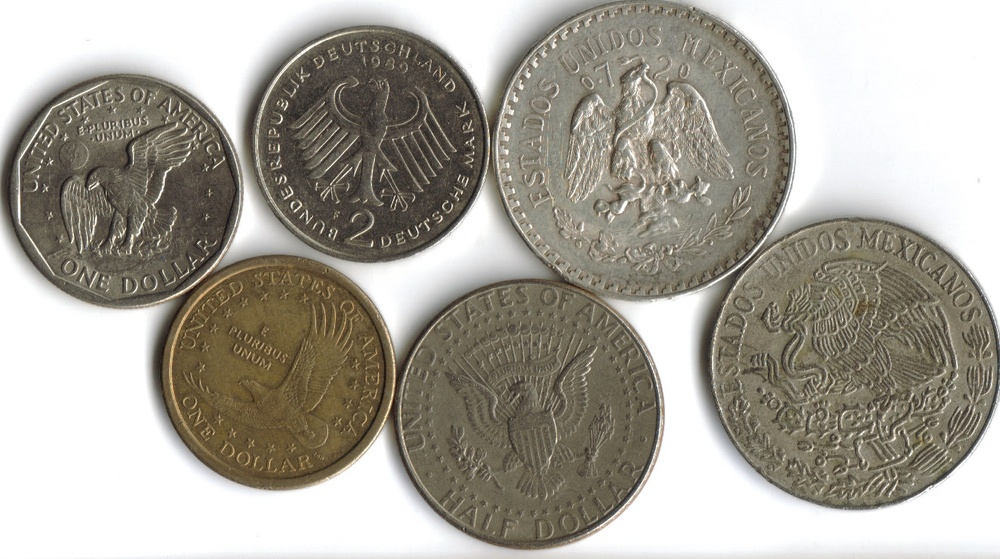
#> input picture image/coins.jpg, 1000 x 559 px, shrunk from 1323 x 740 before the run
$ python 'circle detection using HoughCircles.py'
#> lines starting #> are read from the running program, lines starting #| are printed output that depends on the picture; after the words box and inside, x2 and y2 are one past the last pixel; in counts of white or black regions, pixels touching at a corner belong together
import cv2
import numpy as np

#  Loading image
img = cv2.imread('image/coins.jpg', cv2.IMREAD_COLOR)
#> img is the input picture: shape (559, 1000, 3); mean B, G, R 152, 161.8, 166.2

# Converting image to grayscale
gray = cv2.cvtColor(img, cv2.COLOR_BGR2GRAY)
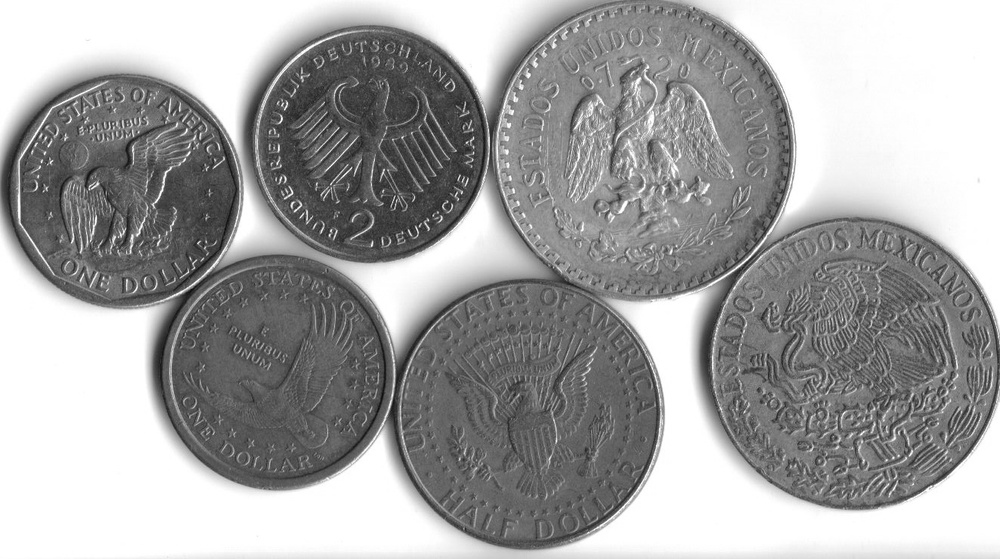
#> gray: shape (559, 1000); min 11, max 255, mean 161.9

# Applying hough transform
circles = cv2.HoughCircles(gray, cv2.HOUGH_GRADIENT, dp=1, minDist=300 , minRadius=130, maxRadius=300)
#> circles = [[853.5, 365.5, 144.2], [644.5, 148.5, 148.7], [390.5, 340.5, 203.7]]
# Acurracy can be obtained by changing minDist, minRadius,maxRadius parameter values.

# Drawing the detected circles
if circles is not None:
    circles = np.uint16(np.around(circles))
#> circles = [[854, 366, 144], [644, 148, 149], [390, 340, 204]]
    for i in circles[0, :]:
        # Draw outer circle
        cv2.circle(img, (i[0], i[1]), i[2], (0, 255, 0), 2)
        # Draw inner circle
        cv2.circle(img, (i[0], i[1]), 2, (0, 0, 255), 3)
#> this loop made 3 passes
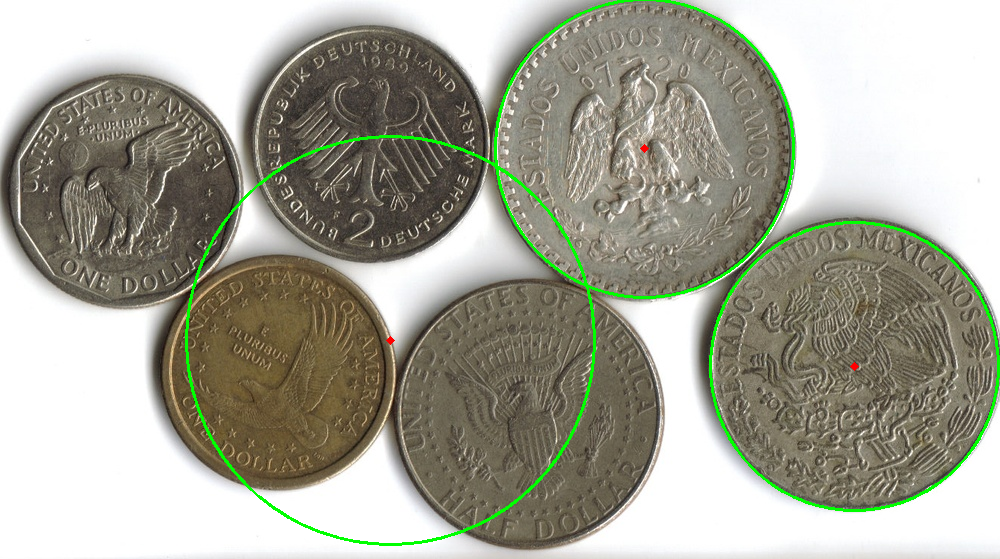
#> img: shape (559, 1000, 3); 1.67% of pixels changed, all inside (x1, y1, x2, y2) = (185, 0, 1000, 546)

# Displaying image with circle
while True:
    cv2.imshow("Coins ", img)
    if cv2.waitKey(0) & 0xFF == 27:
#> (key Esc is pressed here)
        break

cv2.destroyAllWindows()

$ run again, with image/test6.jpg copied over image/coins.jpg
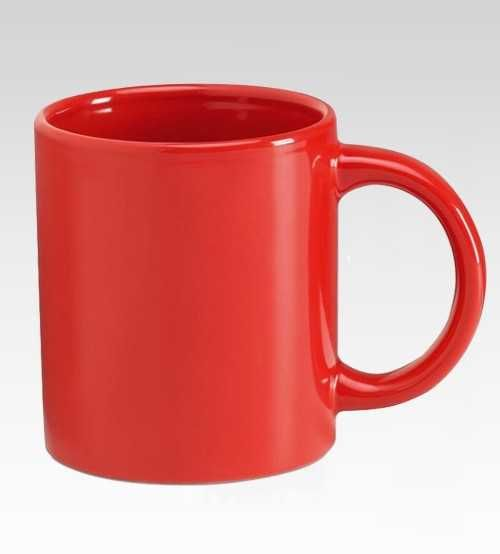
#> input picture image/test6.jpg, 500 x 554 px
#> img is the input picture: shape (554, 500, 3); mean B, G, R 149.6, 152.1, 222.4
#> `gray = cv2.cvtColor(img, cv2.COLOR_BGR2GRAY)`:
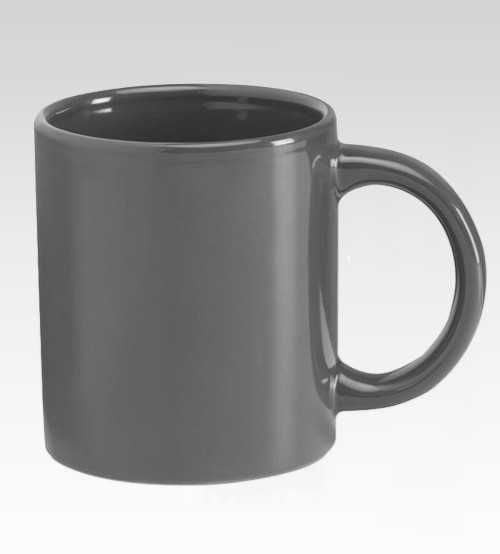
#> gray: shape (554, 500); min 39, max 255, mean 172.8
#> circles = None
